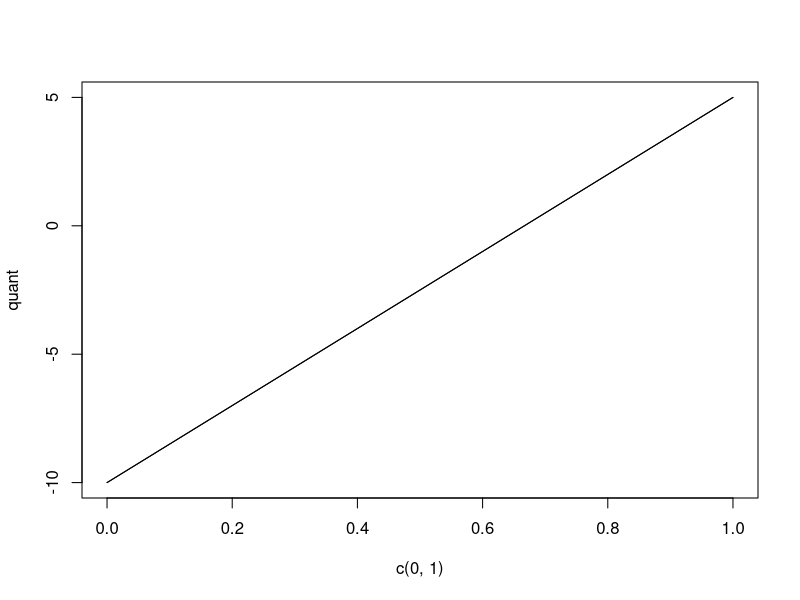

Source code (R):
rm(list=ls(all=TRUE)) #clears memory

alpha = -10
beta = 5

quant = qunif(c(0,1), alpha, beta)
pen = (15*c(0,1))+(-10)
plot(c(0,1), quant, type = 'l')
lines(c(0,1), pen, type = 'l')